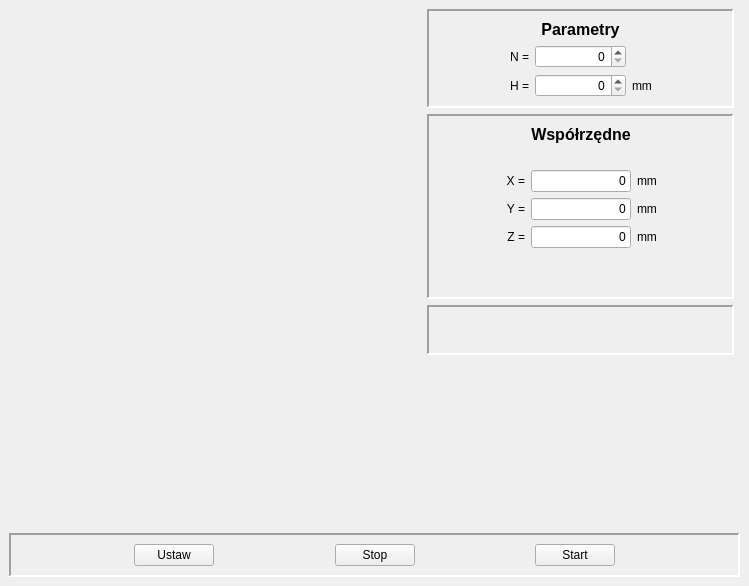
<?xml version="1.0" encoding="UTF-8"?>
<ui version="4.0">
 <class>MainWindow</class>
 <widget class="QMainWindow" name="MainWindow">
  <property name="geometry">
   <rect>
    <x>0</x>
    <y>0</y>
    <width>749</width>
    <height>586</height>
   </rect>
  </property>
  <property name="windowTitle">
   <string>MainWindow</string>
  </property>
  <widget class="QWidget" name="centralwidget">
   <layout class="QGridLayout" name="gridLayout_13">
    <item row="1" column="0" colspan="5">
     <widget class="QFrame" name="frame_14">
      <property name="sizePolicy">
       <sizepolicy hsizetype="Preferred" vsizetype="Fixed">
        <horstretch>0</horstretch>
        <verstretch>0</verstretch>
       </sizepolicy>
      </property>
      <property name="frameShape">
       <enum>QFrame::Panel</enum>
      </property>
      <property name="frameShadow">
       <enum>QFrame::Sunken</enum>
      </property>
      <property name="lineWidth">
       <number>2</number>
      </property>
      <layout class="QHBoxLayout" name="horizontalLayout_7">
       <item>
        <spacer name="horizontalSpacer_6">
         <property name="orientation">
          <enum>Qt::Horizontal</enum>
         </property>
         <property name="sizeType">
          <enum>QSizePolicy::Expanding</enum>
         </property>
         <property name="sizeHint" stdset="0">
          <size>
           <width>20</width>
           <height>20</height>
          </size>
         </property>
        </spacer>
       </item>
       <item>
        <widget class="QPushButton" name="pushButton_ustaw">
         <property name="enabled">
          <bool>true</bool>
         </property>
         <property name="sizePolicy">
          <sizepolicy hsizetype="Minimum" vsizetype="Fixed">
           <horstretch>0</horstretch>
           <verstretch>0</verstretch>
          </sizepolicy>
         </property>
         <property name="text">
          <string>Ustaw</string>
         </property>
        </widget>
       </item>
       <item>
        <spacer name="horizontalSpacer_7">
         <property name="orientation">
          <enum>Qt::Horizontal</enum>
         </property>
         <property name="sizeHint" stdset="0">
          <size>
           <width>40</width>
           <height>20</height>
          </size>
         </property>
        </spacer>
       </item>
       <item>
        <widget class="QPushButton" name="pushButton_stop">
         <property name="sizePolicy">
          <sizepolicy hsizetype="Fixed" vsizetype="Maximum">
           <horstretch>0</horstretch>
           <verstretch>0</verstretch>
          </sizepolicy>
         </property>
         <property name="text">
          <string>Stop</string>
         </property>
        </widget>
       </item>
       <item>
        <spacer name="horizontalSpacer_8">
         <property name="orientation">
          <enum>Qt::Horizontal</enum>
         </property>
         <property name="sizeHint" stdset="0">
          <size>
           <width>40</width>
           <height>20</height>
          </size>
         </property>
        </spacer>
       </item>
       <item>
        <widget class="QPushButton" name="pushButton_start">
         <property name="sizePolicy">
          <sizepolicy hsizetype="Minimum" vsizetype="Fixed">
           <horstretch>0</horstretch>
           <verstretch>0</verstretch>
          </sizepolicy>
         </property>
         <property name="text">
          <string>Start</string>
         </property>
        </widget>
       </item>
       <item>
        <spacer name="horizontalSpacer_9">
         <property name="orientation">
          <enum>Qt::Horizontal</enum>
         </property>
         <property name="sizeHint" stdset="0">
          <size>
           <width>40</width>
           <height>20</height>
          </size>
         </property>
        </spacer>
       </item>
      </layout>
     </widget>
    </item>
    <item row="0" column="3">
     <layout class="QVBoxLayout" name="verticalLayout_13">
      <item>
       <layout class="QVBoxLayout" name="verticalLayout_11">
        <item>
         <widget class="QFrame" name="frame_11">
          <property name="frameShape">
           <enum>QFrame::Panel</enum>
          </property>
          <property name="frameShadow">
           <enum>QFrame::Sunken</enum>
          </property>
          <property name="lineWidth">
           <number>2</number>
          </property>
          <layout class="QGridLayout" name="gridLayout_11">
           <item row="2" column="2">
            <widget class="QLabel" name="_pLabel_H_unit">
             <property name="text">
              <string>mm</string>
             </property>
            </widget>
           </item>
           <item row="2" column="0">
            <widget class="QLabel" name="_pLabel_H">
             <property name="text">
              <string>H =</string>
             </property>
             <property name="alignment">
              <set>Qt::AlignRight|Qt::AlignTrailing|Qt::AlignVCenter</set>
             </property>
            </widget>
           </item>
           <item row="0" column="1">
            <widget class="QLabel" name="_pLabel_Parametry">
             <property name="font">
              <font>
               <pointsize>12</pointsize>
               <weight>75</weight>
               <bold>true</bold>
              </font>
             </property>
             <property name="text">
              <string>Parametry</string>
             </property>
             <property name="alignment">
              <set>Qt::AlignCenter</set>
             </property>
            </widget>
           </item>
           <item row="1" column="0">
            <widget class="QLabel" name="_pLabel_N">
             <property name="text">
              <string>N =</string>
             </property>
             <property name="alignment">
              <set>Qt::AlignRight|Qt::AlignTrailing|Qt::AlignVCenter</set>
             </property>
            </widget>
           </item>
           <item row="1" column="1">
            <widget class="QSpinBox" name="_pLabel_N_var">
             <property name="alignment">
              <set>Qt::AlignRight|Qt::AlignTrailing|Qt::AlignVCenter</set>
             </property>
            </widget>
           </item>
           <item row="2" column="1">
            <widget class="QSpinBox" name="_pLabel_H_var">
             <property name="alignment">
              <set>Qt::AlignRight|Qt::AlignTrailing|Qt::AlignVCenter</set>
             </property>
            </widget>
           </item>
          </layout>
         </widget>
        </item>
       </layout>
      </item>
      <item>
       <layout class="QVBoxLayout" name="verticalLayout_12">
        <item>
         <widget class="QFrame" name="frame_12">
          <property name="frameShape">
           <enum>QFrame::Panel</enum>
          </property>
          <property name="frameShadow">
           <enum>QFrame::Sunken</enum>
          </property>
          <property name="lineWidth">
           <number>2</number>
          </property>
          <layout class="QGridLayout" name="gridLayout_12">
           <item row="2" column="1">
            <widget class="QLineEdit" name="_pLabel_x_var">
             <property name="maximumSize">
              <size>
               <width>100</width>
               <height>16777215</height>
              </size>
             </property>
             <property name="focusPolicy">
              <enum>Qt::NoFocus</enum>
             </property>
             <property name="text">
              <string>0</string>
             </property>
             <property name="alignment">
              <set>Qt::AlignRight|Qt::AlignTrailing|Qt::AlignVCenter</set>
             </property>
             <property name="readOnly">
              <bool>true</bool>
             </property>
            </widget>
           </item>
           <item row="0" column="1">
            <widget class="QLabel" name="_pLabel_Wspolrzedne">
             <property name="font">
              <font>
               <pointsize>12</pointsize>
               <weight>75</weight>
               <bold>true</bold>
              </font>
             </property>
             <property name="text">
              <string>Współrzędne</string>
             </property>
             <property name="alignment">
              <set>Qt::AlignCenter</set>
             </property>
            </widget>
           </item>
           <item row="2" column="0">
            <widget class="QLabel" name="_pLabel_x">
             <property name="text">
              <string>X =</string>
             </property>
             <property name="alignment">
              <set>Qt::AlignRight|Qt::AlignTrailing|Qt::AlignVCenter</set>
             </property>
            </widget>
           </item>
           <item row="5" column="1">
            <widget class="QLineEdit" name="_pLabel_z_var">
             <property name="maximumSize">
              <size>
               <width>100</width>
               <height>16777215</height>
              </size>
             </property>
             <property name="focusPolicy">
              <enum>Qt::NoFocus</enum>
             </property>
             <property name="text">
              <string>0</string>
             </property>
             <property name="alignment">
              <set>Qt::AlignRight|Qt::AlignTrailing|Qt::AlignVCenter</set>
             </property>
             <property name="readOnly">
              <bool>true</bool>
             </property>
            </widget>
           </item>
           <item row="4" column="0">
            <widget class="QLabel" name="_pLabel_y">
             <property name="text">
              <string>Y =</string>
             </property>
             <property name="alignment">
              <set>Qt::AlignRight|Qt::AlignTrailing|Qt::AlignVCenter</set>
             </property>
            </widget>
           </item>
           <item row="5" column="0">
            <widget class="QLabel" name="_pLabel_z">
             <property name="text">
              <string>Z =</string>
             </property>
             <property name="alignment">
              <set>Qt::AlignRight|Qt::AlignTrailing|Qt::AlignVCenter</set>
             </property>
            </widget>
           </item>
           <item row="1" column="1">
            <spacer name="verticalSpacer_11">
             <property name="orientation">
              <enum>Qt::Vertical</enum>
             </property>
             <property name="sizeType">
              <enum>QSizePolicy::Fixed</enum>
             </property>
             <property name="sizeHint" stdset="0">
              <size>
               <width>40</width>
               <height>20</height>
              </size>
             </property>
            </spacer>
           </item>
           <item row="2" column="2">
            <widget class="QLabel" name="_pLabel_x_unit">
             <property name="text">
              <string>mm</string>
             </property>
            </widget>
           </item>
           <item row="4" column="2">
            <widget class="QLabel" name="_pLabel_y_unit">
             <property name="text">
              <string>mm</string>
             </property>
            </widget>
           </item>
           <item row="5" column="2">
            <widget class="QLabel" name="_pLabel_z_unit">
             <property name="text">
              <string>mm</string>
             </property>
            </widget>
           </item>
           <item row="4" column="1">
            <widget class="QLineEdit" name="_pLabel_y_var">
             <property name="maximumSize">
              <size>
               <width>100</width>
               <height>16777215</height>
              </size>
             </property>
             <property name="focusPolicy">
              <enum>Qt::NoFocus</enum>
             </property>
             <property name="text">
              <string>0</string>
             </property>
             <property name="alignment">
              <set>Qt::AlignRight|Qt::AlignTrailing|Qt::AlignVCenter</set>
             </property>
             <property name="readOnly">
              <bool>true</bool>
             </property>
            </widget>
           </item>
           <item row="6" column="1">
            <spacer name="verticalSpacer_14">
             <property name="orientation">
              <enum>Qt::Vertical</enum>
             </property>
             <property name="sizeType">
              <enum>QSizePolicy::Fixed</enum>
             </property>
             <property name="sizeHint" stdset="0">
              <size>
               <width>20</width>
               <height>40</height>
              </size>
             </property>
            </spacer>
           </item>
          </layout>
         </widget>
        </item>
       </layout>
      </item>
      <item>
       <widget class="QFrame" name="frame">
        <property name="minimumSize">
         <size>
          <width>0</width>
          <height>50</height>
         </size>
        </property>
        <property name="frameShape">
         <enum>QFrame::Panel</enum>
        </property>
        <property name="frameShadow">
         <enum>QFrame::Sunken</enum>
        </property>
        <property name="lineWidth">
         <number>2</number>
        </property>
        <layout class="QGridLayout" name="gridLayout">
         <item row="0" column="1">
          <widget class="QLabel" name="_pLabel_com_pix">
           <property name="text">
            <string/>
           </property>
          </widget>
         </item>
         <item row="0" column="0">
          <widget class="QLabel" name="_pLabel_com">
           <property name="text">
            <string/>
           </property>
          </widget>
         </item>
        </layout>
       </widget>
      </item>
      <item>
       <spacer name="verticalSpacer">
        <property name="orientation">
         <enum>Qt::Vertical</enum>
        </property>
        <property name="sizeHint" stdset="0">
         <size>
          <width>20</width>
          <height>40</height>
         </size>
        </property>
       </spacer>
      </item>
     </layout>
    </item>
    <item row="0" column="1">
     <widget class="Viewer" name="viewer" native="true">
      <property name="sizePolicy">
       <sizepolicy hsizetype="Preferred" vsizetype="Preferred">
        <horstretch>0</horstretch>
        <verstretch>1</verstretch>
       </sizepolicy>
      </property>
      <property name="minimumSize">
       <size>
        <width>400</width>
        <height>0</height>
       </size>
      </property>
     </widget>
    </item>
   </layout>
  </widget>
 </widget>
 <customwidgets>
  <customwidget>
   <class>Viewer</class>
   <extends></extends>
   <header>viewer.h</header>
  </customwidget>
 </customwidgets>
 <resources/>
 <connections/>
</ui>
